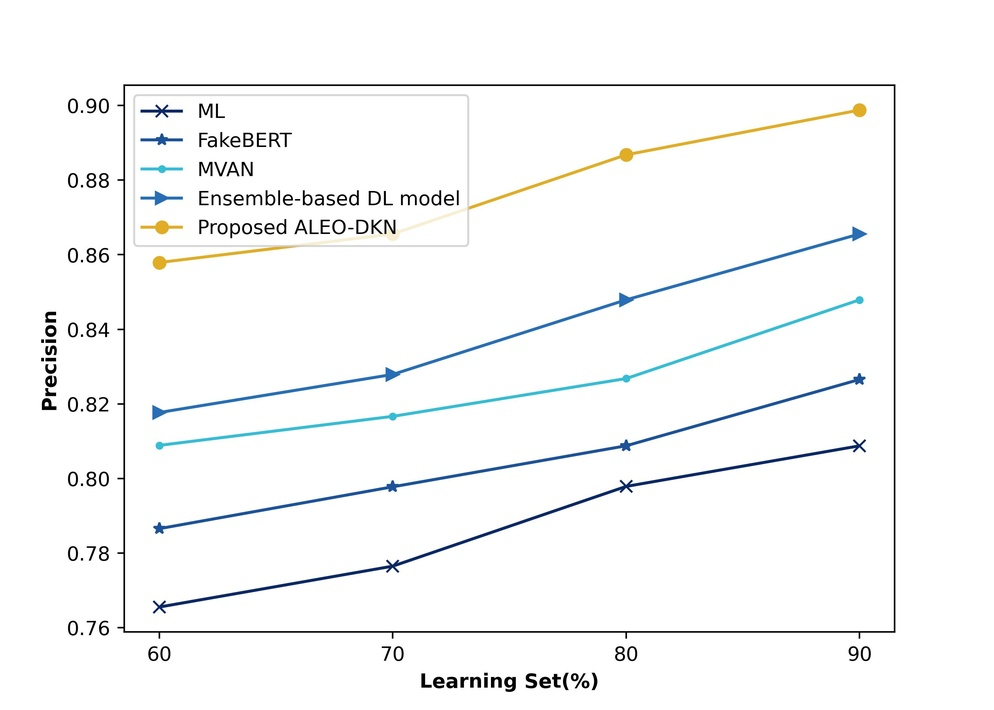
#> input picture Main/graph/1.jpg, 994 x 710 px, shrunk from 2800 x 2000 before the run, found by its file name
$ python Result_graphs.py
#> lines starting #> are read from the running program, lines starting #| are printed output that depends on the picture
from PIL import Image
import Main

# open method used to open different extension image file
im1 = Image.open(r"graph\1.jpg")
#> im1 is the input picture: PIL image 994x710 RGB; mean R, G, B 247.4, 248.3, 248.5
im2 = Image.open(r"graph\2.jpg")
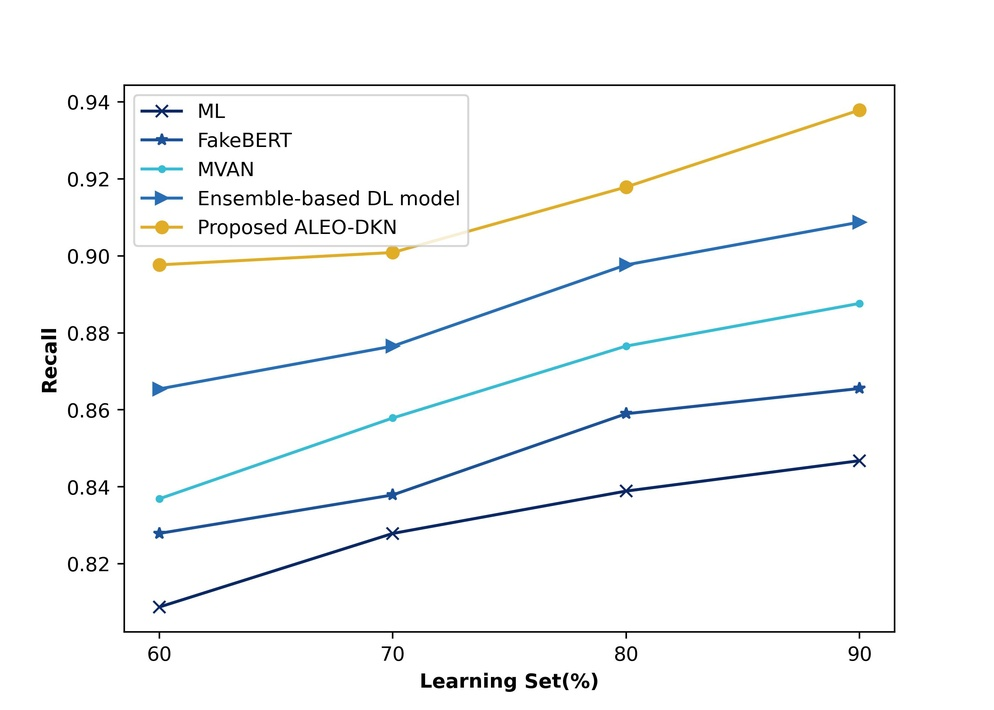
#> input picture Main/graph/2.jpg, 994 x 710 px, shrunk from 2800 x 2000 before the run, found by its file name
#> im2 is the input picture: PIL image 994x710 RGB; mean R, G, B 247.5, 248.3, 248.5
im3 = Image.open(r"graph\3.jpg")
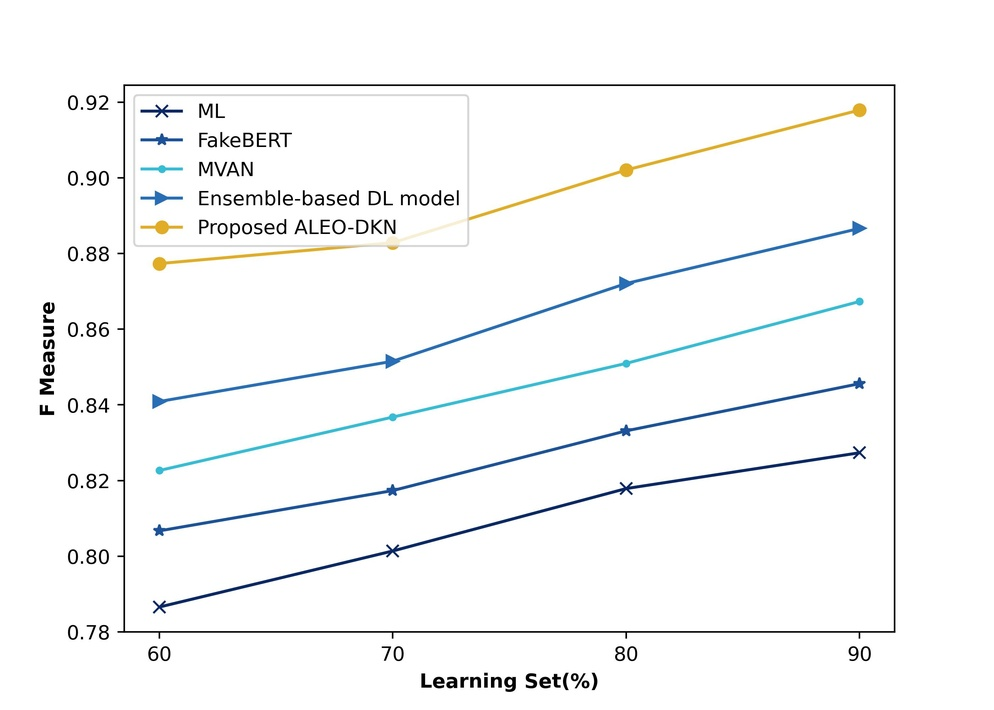
#> input picture Main/graph/3.jpg, 994 x 710 px, shrunk from 2800 x 2000 before the run, found by its file name
#> im3 is the input picture: PIL image 994x710 RGB; mean R, G, B 247.4, 248.2, 248.4
im4 = Image.open(r"graph\4.jpg")
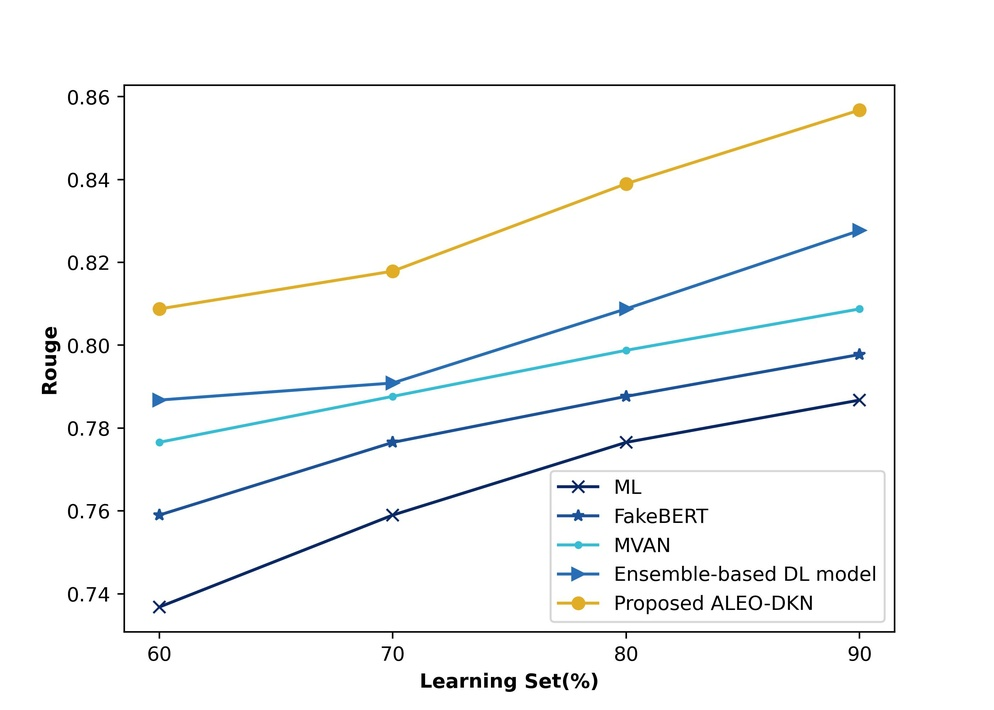
#> input picture Main/graph/4.jpg, 994 x 710 px, shrunk from 2800 x 2000 before the run, found by its file name
#> im4 is the input picture: PIL image 994x710 RGB; mean R, G, B 247.5, 248.3, 248.4
im5 = Image.open(r"graph\5.jpg")
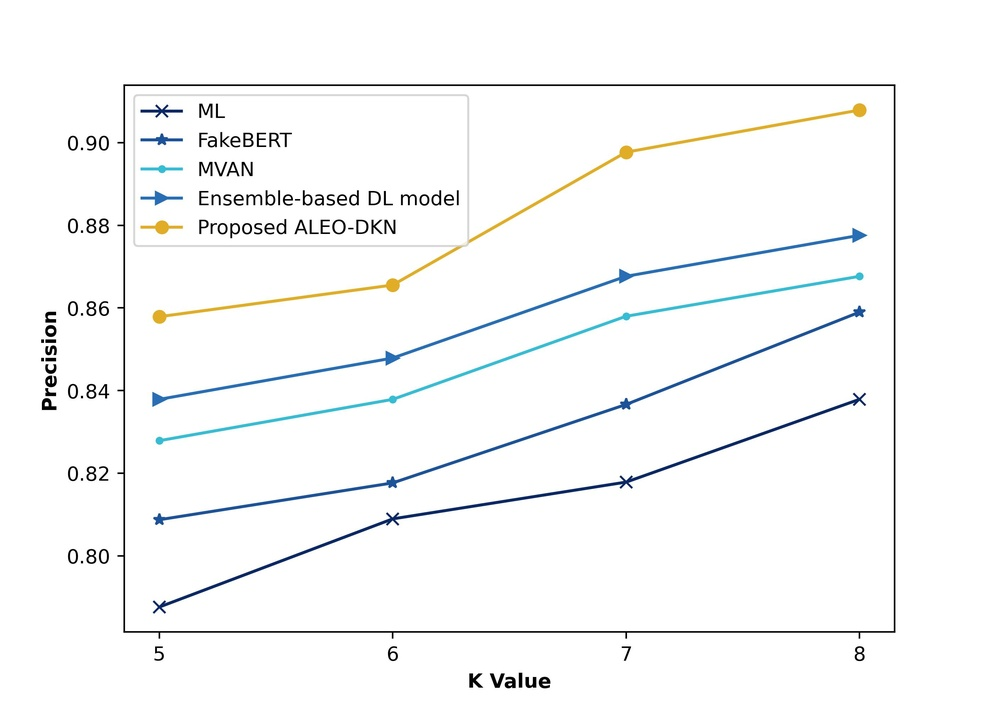
#> input picture Main/graph/5.jpg, 994 x 710 px, shrunk from 2800 x 2000 before the run, found by its file name
#> im5 is the input picture: PIL image 994x710 RGB; mean R, G, B 247.8, 248.6, 248.7
im6 = Image.open(r"graph\6.jpg")
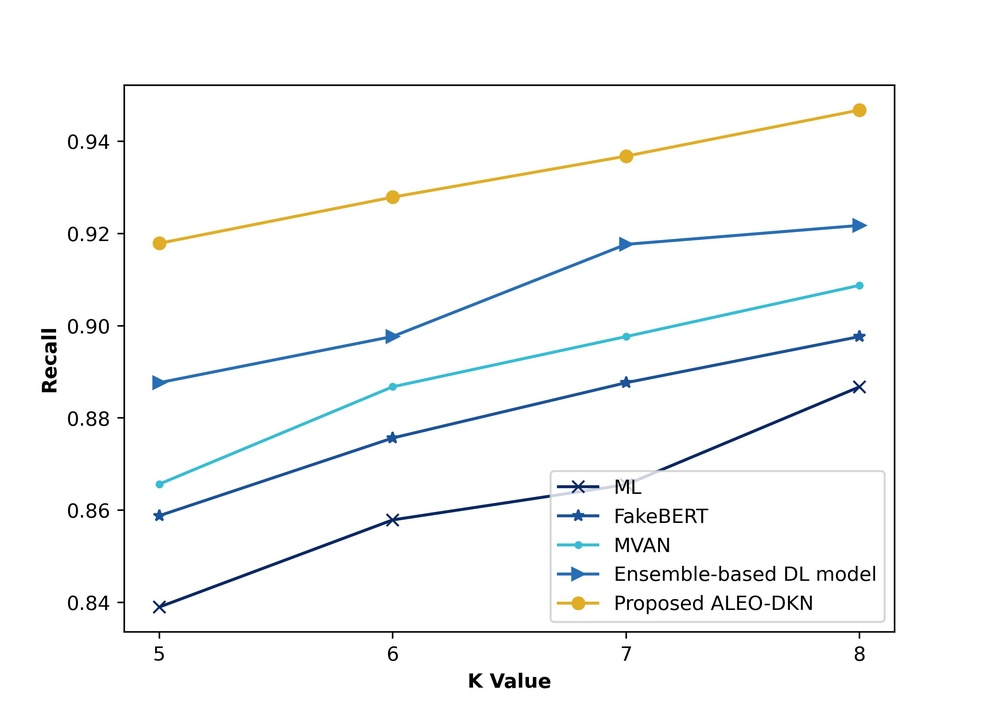
#> input picture Main/graph/6.jpg, 994 x 710 px, shrunk from 2800 x 2000 before the run, found by its file name
#> im6 is the input picture: PIL image 994x710 RGB; mean R, G, B 247.9, 248.8, 248.9
#> (the run stopped early here; a loop or call above may not have finished)
